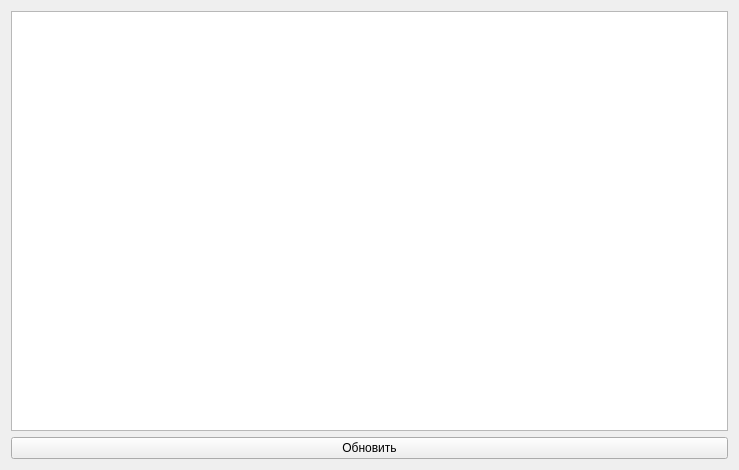
<?xml version="1.0" encoding="UTF-8"?>
<ui version="4.0">
 <class>Form</class>
 <widget class="QWidget" name="Form">
  <property name="geometry">
   <rect>
    <x>0</x>
    <y>0</y>
    <width>739</width>
    <height>470</height>
   </rect>
  </property>
  <property name="windowTitle">
   <string>Form</string>
  </property>
  <layout class="QVBoxLayout" name="verticalLayout">
   <item>
    <widget class="QTextEdit" name="textEdit"/>
   </item>
   <item>
    <widget class="QPushButton" name="pushButton">
     <property name="text">
      <string>Обновить</string>
     </property>
    </widget>
   </item>
  </layout>
 </widget>
 <resources/>
 <connections/>
</ui>
